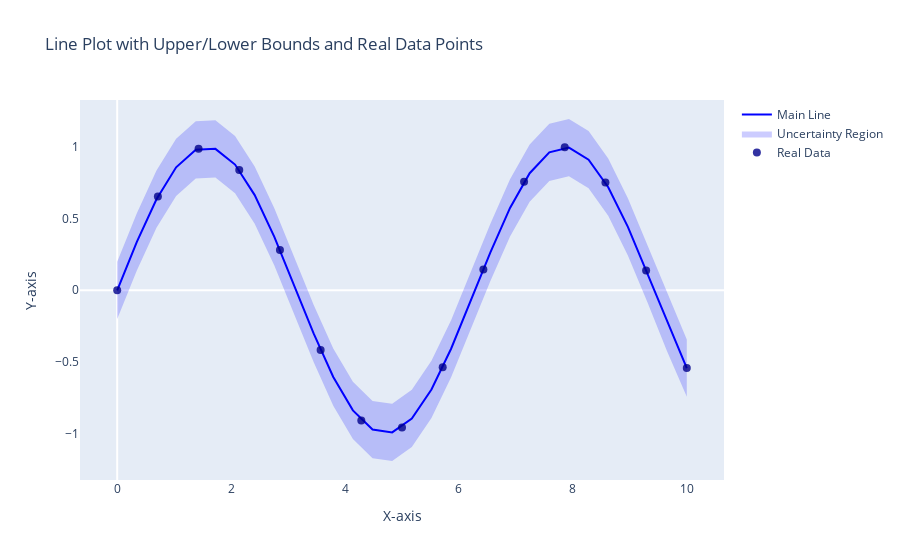

Here is the notebook cell this chart was saved with:
### Code cell
import plotly.graph_objects as go
import numpy as np

# Generate example real data points (sparser)
real_x = np.linspace(0, 10, 15)  # Fewer points for real data
real_y = np.sin(real_x)  # Main line values

# Generate the line with fewer points
line_x = np.linspace(0, 10, 30)  # Fewer points for line
line_y = np.sin(line_x)  # Main line values
upper_bound = line_y + 0.2  # Upper bound
lower_bound = line_y - 0.2  # Lower bound

# Define color palette
main_line_color = "blue"
shade_color = "rgba(0, 0, 255, 0.2)"
point_color = "darkblue"  # Matching the blue theme

# Create the plot
fig = go.Figure()

# Add the main line (less dense)
fig.add_trace(go.Scatter(x=line_x, y=line_y, mode='lines', name='Main Line', line=dict(color=main_line_color)))

# Add the shaded region for upper and lower bounds
fig.add_trace(go.Scatter(x=np.concatenate([line_x, line_x[::-1]]),
                         y=np.concatenate([upper_bound, lower_bound[::-1]]),
                         fill='toself',
                         fillcolor=shade_color,
                         line=dict(color='rgba(255,255,255,0)'),
                         name='Uncertainty Region'))

# Add real data points (matching color palette)
fig.add_trace(go.Scatter(x=real_x, y=real_y, mode='markers', name='Real Data',
                         marker=dict(color=point_color, size=8, opacity=0.8)))

# Update layout (remove grid, simplify appearance)
fig.update_layout(title='Line Plot with Upper/Lower Bounds and Real Data Points',
                  xaxis_title='X-axis',
                  yaxis_title='Y-axis',
                  showlegend=True,
                  xaxis=dict(showgrid=False),
                  yaxis=dict(showgrid=False))

# Show the plot
fig.show()

### Figure 1 — Plotly figure (JSON) as saved in the notebook; plotly's stock layout.template omitted (floating-point values rounded to 4 significant figures)
{"data": [{"line": {"color": "blue"}, "mode": "lines", "name": "Main Line", "type": "scatter", "x": [0, 0.3448, 0.6897, 1.034, 1.379, 1.724, 2.069, 2.414, 2.759, 3.103, 3.448, 3.793, 4.138, 4.483, 4.828, 5.172, 5.517, 5.862, 6.207, 6.552, 6.897, 7.241, 7.586, 7.931, 8.276, 8.621, 8.966, 9.31, 9.655, 10], "y": [0, 0.338, 0.6363, 0.8596, 0.9817, 0.9883, 0.8785, 0.6652, 0.3737, 0.03814, -0.3019, -0.6064, -0.8395, -0.9738, -0.9934, -0.896, -0.6932, -0.4088, -0.07621, 0.2653, 0.5756, 0.8182, 0.9644, 0.997, 0.9123, 0.7202, 0.4433, 0.1142, -0.2284, -0.544]}, {"fill": "toself", "fillcolor": "rgba(0, 0, 255, 0.2)", "line": {"color": "rgba(255,255,255,0)"}, "name": "Uncertainty Region", "type": "scatter", "x": [0, 0.3448, 0.6897, 1.034, 1.379, 1.724, 2.069, 2.414, 2.759, 3.103, 3.448, 3.793, 4.138, 4.483, 4.828, 5.172, 5.517, 5.862, 6.207, 6.552, 6.897, 7.241, 7.586, 7.931, 8.276, 8.621, 8.966, 9.31, 9.655, 10, 10, 9.655, 9.31, 8.966, 8.621, 8.276, 7.931, 7.586, 7.241, 6.897, 6.552, 6.207, 5.862, 5.517, 5.172, 4.828, 4.483, 4.138, 3.793, 3.448, 3.103, 2.759, 2.414, 2.069, 1.724, 1.379, 1.034, 0.6897, 0.3448, 0], "y": [0.2, 0.538, 0.8363, 1.06, 1.182, 1.188, 1.078, 0.8652, 0.5737, 0.2381, -0.1019, -0.4064, -0.6395, -0.7738, -0.7934, -0.696, -0.4932, -0.2088, 0.1238, 0.4653, 0.7756, 1.018, 1.164, 1.197, 1.112, 0.9202, 0.6433, 0.3142, -0.02836, -0.344, -0.744, -0.4284, -0.08582, 0.2433, 0.5202, 0.7123, 0.797, 0.7644, 0.6182, 0.3756, 0.06532, -0.2762, -0.6088, -0.8932, -1.096, -1.193, -1.174, -1.039, -0.8064, -0.5019, -0.1619, 0.1737, 0.4652, 0.6785, 0.7883, 0.7817, 0.6596, 0.4363, 0.138, -0.2]}, {"marker": {"color": "darkblue", "opacity": 0.8, "size": 8}, "mode": "markers", "name": "Real Data", "type": "scatter", "x": [0, 0.7143, 1.429, 2.143, 2.857, 3.571, 4.286, 5, 5.714, 6.429, 7.143, 7.857, 8.571, 9.286, 10], "y": [0, 0.6551, 0.9899, 0.8408, 0.2806, -0.4167, -0.9103, -0.9589, -0.5387, 0.1449, 0.7576, 1.0, 0.7535, 0.1386, -0.544]}], "layout": {"showlegend": true, "title": {"text": "Line Plot with Upper/Lower Bounds and Real Data Points"}, "xaxis": {"showgrid": false, "title": {"text": "X-axis"}}, "yaxis": {"showgrid": false, "title": {"text": "Y-axis"}}}}
